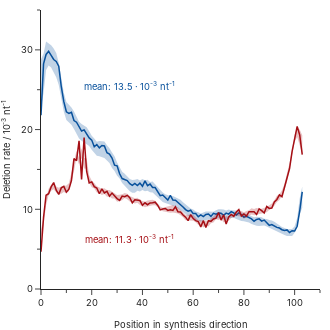

Notebook code for this chart:
### Code cell
def hex_to_rgb(hex_color: str) -> tuple:
    hex_color = hex_color.lstrip("#")
    return int(hex_color[0:2], 16), int(hex_color[2:4], 16), int(hex_color[4:6], 16)



plot_data = data.data[f"deletions_by_refposition"].copy()

plot_data['position_read'] = plot_data['position']

for exp in plot_data.exp.unique():
    plot_data.loc[(plot_data['exp'] == exp) & (plot_data['read'] == "1"), 'position'] = plot_data.loc[(plot_data['exp'] == exp) & (plot_data['read'] == "1"), 'position'].max() - plot_data.loc[(plot_data['exp'] == exp) & (plot_data['read'] == "1"), 'position']




colors = ["#08519c", "#a50f15"]

fig = pg.Figure()
fig.update_layout(
    xaxis=dict(
        anchor='y',
        title_text='Position in synthesis direction', 
        dtick=20, 
        range=[0, 110],
        minor_ticks="outside", 
        minor_dtick=10,
        tickfont_size=28/3, 
    ),
    yaxis = dict(
        anchor='x',
        title_text='Deletion rate / 10<sup>-3</sup> nt<sup>-1</sup>',
        range=[0, 35],
        dtick=10, 
        minor_ticks="outside", 
        minor_dtick=5,
        tickfont_size=28/3, 
    ),
)




for i, group in enumerate(plot_data.group.unique()):
    idata = plot_data.loc[(plot_data['group'] == group)]

    maxdata = idata.groupby('position').agg({'rate': 'max'}).reset_index()
    fig.add_trace(
        pg.Scatter(
            x=maxdata['position'],
            y=1000*maxdata.rolling(3, min_periods=1, on="position", center=True)['rate'].mean(),
            line_width=0,
        )
    )
    mindata = idata.groupby('position').agg({'rate': 'min'}).reset_index()
    fig.add_trace(
        pg.Scatter(
            x=mindata['position'],
            y=1000*mindata.rolling(3, min_periods=1, on="position", center=True)['rate'].mean(),
            fill='tonexty',
            line_width=0,
            fillcolor=f"rgba{(*hex_to_rgb(colors[i]), 0.25)}"
        )
    )

    idata = plot_data.loc[(plot_data['group'] == group)]
    meandata = idata.groupby('position').agg({'rate': 'median'}).reset_index()

    fig.add_trace(
        pg.Scatter(
            x=meandata['position'],
            y=1000*meandata['rate'],
            line_color=colors[i],
            line_width=1.5,
        )

    )


mean = plot_data.loc[plot_data.group == "exp"].copy().groupby('position')['rate'].mean().mean()*1000
fig.add_annotation(
    x=35,
    y=mean+12,
    text=f"mean: {mean:.1f} · 10<sup>-3</sup> nt<sup>-1</sup>",
    showarrow=False,
    font_color=colors[0],
    font_family="Inter", 
    font_size=28/3,
)

mean = plot_data.loc[plot_data.group == "sim"].copy().groupby('position')['rate'].mean().mean()*1000
fig.add_annotation(
    x=35,
    y=mean-5,
    text=f"mean: {mean:.1f} · 10<sup>-3</sup> nt<sup>-1</sup>",
    showarrow=False,
    font_color=colors[1],
    font_family="Inter", 
    font_size=28/3,
)

fig.update_traces(
    marker=dict(), 
    selector=dict(mode='markers'),
)

fig.update_layout(
    template="simple_white", 
    height=330, 
    width=330, 
    showlegend=False, 
    margin=dict(l=0, r=10, t=10, b=0),
    font_family="Inter",
    legend_font_size=28/3,
)
fig.update_xaxes(
    title_font_family="Inter", 
    title_font_size=28/3, 
)
fig.update_yaxes(
    title_font_family="Inter", 
    title_font_size=28/3, 
)
fig.show()
fig.write_image("error_rates.svg")

### Figure 1 — Plotly figure (JSON) as saved in the notebook; plotly's stock layout.template omitted (floating-point values rounded to 4 significant figures)
{"data": [{"line": {"width": 0}, "type": "scatter", "x": [0, 1, 2, 3, 4, 5, 6, 7, 8, 9, 10, 11, 12, 13, 14, 15, 16, 17, 18, 19, 20, 21, 22, 23, 24, 25, 26, 27, 28, 29, 30, 31, 32, 33, 34, 35, 36, 37, 38, 39, 40, 41, 42, 43, 44, 45, 46, 47, 48, 49, 50, 51, 52, 53, 54, 55, 56, 57, 58, 59, 60, 61, 62, 63, 64, 65, 66, 67, 68, 69, 70, 71, 72, 73, 74, 75, 76, 77, 78, 79, 80, 81, 82, 83, 84, 85, 86, 87, 88, 89, 90, 91, 92, 93, 94, 95, 96, 97, 98, 99, 100, 101, 102, 103], "y": [28.81, 29.52, 31.05, 30.84, 30.58, 30.17, 29.6, 28.35, 26.47, 24.59, 23.47, 23.17, 22.76, 22.25, 21.54, 20.99, 20.71, 20.53, 20.29, 19.8, 19.24, 18.88, 18.49, 18.55, 18.53, 18.51, 18.02, 17.65, 17.13, 16.67, 15.86, 15.2, 14.72, 14.47, 14.17, 13.79, 13.68, 13.69, 13.81, 13.62, 13.79, 13.65, 13.72, 13.42, 13.47, 13.15, 12.79, 12.36, 12.1, 11.89, 11.78, 11.67, 11.67, 11.5, 11.4, 11.19, 10.89, 10.59, 10.33, 10.09, 9.966, 9.729, 9.614, 9.466, 9.585, 9.719, 9.713, 9.686, 9.675, 9.879, 10.02, 9.99, 9.979, 9.855, 9.974, 9.872, 9.893, 9.841, 9.778, 9.651, 9.475, 9.456, 9.316, 9.187, 9.009, 9.06, 8.988, 9.007, 8.816, 8.797, 8.667, 8.599, 8.428, 8.25, 8.007, 7.763, 7.605, 7.534, 7.542, 7.522, 7.871, 8.911, 11.39, 12.84]}, {"fill": "tonexty", "fillcolor": "rgba(8, 81, 156, 0.25)", "line": {"width": 0}, "type": "scatter", "x": [0, 1, 2, 3, 4, 5, 6, 7, 8, 9, 10, 11, 12, 13, 14, 15, 16, 17, 18, 19, 20, 21, 22, 23, 24, 25, 26, 27, 28, 29, 30, 31, 32, 33, 34, 35, 36, 37, 38, 39, 40, 41, 42, 43, 44, 45, 46, 47, 48, 49, 50, 51, 52, 53, 54, 55, 56, 57, 58, 59, 60, 61, 62, 63, 64, 65, 66, 67, 68, 69, 70, 71, 72, 73, 74, 75, 76, 77, 78, 79, 80, 81, 82, 83, 84, 85, 86, 87, 88, 89, 90, 91, 92, 93, 94, 95, 96, 97, 98, 99, 100, 101, 102, 103], "y": [22.92, 24.54, 27.49, 28.05, 27.77, 27.1, 26.55, 25.59, 24.01, 22.24, 21.21, 20.94, 20.61, 20.08, 19.41, 18.88, 18.61, 18.35, 18.2, 17.93, 17.46, 17.15, 16.71, 16.64, 16.55, 16.44, 16.13, 15.79, 15.18, 14.81, 14.22, 13.86, 13.3, 12.91, 12.57, 12.25, 12.09, 12.08, 12.33, 12.23, 12.43, 12.27, 12.34, 12.15, 12.1, 11.8, 11.4, 11.1, 10.91, 10.8, 10.67, 10.57, 10.5, 10.34, 10.13, 9.929, 9.67, 9.399, 9.217, 8.956, 8.905, 8.613, 8.597, 8.45, 8.573, 8.644, 8.723, 8.691, 8.684, 8.827, 8.918, 8.805, 8.779, 8.67, 8.908, 8.901, 8.954, 8.797, 8.634, 8.521, 8.49, 8.411, 8.346, 8.141, 8.025, 7.927, 7.91, 7.974, 7.976, 7.837, 7.68, 7.479, 7.369, 7.266, 7.063, 6.927, 6.779, 6.66, 6.677, 6.649, 7.072, 7.889, 9.341, 10.2]}, {"line": {"color": "#08519c", "width": 1.5}, "type": "scatter", "x": [0, 1, 2, 3, 4, 5, 6, 7, 8, 9, 10, 11, 12, 13, 14, 15, 16, 17, 18, 19, 20, 21, 22, 23, 24, 25, 26, 27, 28, 29, 30, 31, 32, 33, 34, 35, 36, 37, 38, 39, 40, 41, 42, 43, 44, 45, 46, 47, 48, 49, 50, 51, 52, 53, 54, 55, 56, 57, 58, 59, 60, 61, 62, 63, 64, 65, 66, 67, 68, 69, 70, 71, 72, 73, 74, 75, 76, 77, 78, 79, 80, 81, 82, 83, 84, 85, 86, 87, 88, 89, 90, 91, 92, 93, 94, 95, 96, 97, 98, 99, 100, 101, 102, 103], "y": [21.79, 28.24, 29.42, 29.81, 29.32, 28.79, 28.54, 27.95, 25.37, 23.5, 22.23, 22.03, 22.18, 21.13, 20.92, 20.32, 19.82, 19.96, 19.43, 18.95, 18.68, 17.85, 18.13, 17.7, 18.0, 17.94, 17.09, 16.93, 16.43, 15.54, 15.45, 14.46, 13.85, 13.76, 13.6, 13.21, 13.0, 13.25, 12.99, 13.28, 12.89, 13.57, 12.96, 13.16, 12.73, 12.73, 12.19, 11.7, 11.79, 11.43, 11.16, 11.74, 11.16, 11.14, 10.89, 10.58, 10.28, 9.96, 9.753, 9.881, 9.46, 9.466, 9.078, 9.293, 9.075, 9.347, 9.414, 9.111, 9.496, 9.396, 9.53, 9.497, 9.239, 9.522, 9.395, 9.706, 9.553, 9.272, 9.536, 9.315, 9.014, 9.116, 8.98, 8.789, 8.504, 8.73, 8.801, 8.515, 8.65, 8.365, 7.979, 8.091, 7.903, 7.734, 7.646, 7.435, 7.338, 7.413, 7.09, 7.31, 7.273, 7.873, 9.788, 12.2]}, {"line": {"width": 0}, "type": "scatter", "x": [0, 1, 2, 3, 4, 5, 6, 7, 8, 9, 10, 11, 12, 13, 14, 15, 16, 17, 18, 19, 20, 21, 22, 23, 24, 25, 26, 27, 28, 29, 30, 31, 32, 33, 34, 35, 36, 37, 38, 39, 40, 41, 42, 43, 44, 45, 46, 47, 48, 49, 50, 51, 52, 53, 54, 55, 56, 57, 58, 59, 60, 61, 62, 63, 64, 65, 66, 67, 68, 69, 70, 71, 72, 73, 74, 75, 76, 77, 78, 79, 80, 81, 82, 83, 84, 85, 86, 87, 88, 89, 90, 91, 92, 93, 94, 95, 96, 97, 98, 99, 100, 101, 102, 103], "y": [7.459, 8.97, 11.35, 12.57, 13.08, 13.2, 12.87, 12.7, 12.84, 12.9, 12.97, 13.28, 14.66, 15.76, 17.35, 16.48, 17.65, 16.42, 16.36, 14.25, 13.6, 13.3, 12.9, 12.73, 12.59, 12.63, 12.42, 12.4, 12.19, 12.08, 11.79, 11.83, 11.88, 12.04, 11.93, 11.66, 11.47, 11.39, 11.44, 11.18, 11.04, 10.94, 11.09, 11.1, 11.21, 11.07, 10.68, 10.35, 10.2, 10.28, 10.37, 10.4, 10.53, 10.37, 10.26, 9.937, 9.657, 9.311, 9.32, 9.342, 9.326, 8.954, 8.66, 8.643, 8.466, 8.585, 8.541, 8.898, 9.108, 9.451, 9.359, 9.512, 9.016, 9.171, 9.066, 9.359, 9.527, 9.721, 9.862, 9.798, 9.627, 9.773, 9.893, 10.14, 10.05, 10.15, 10.06, 10.08, 10.18, 10.29, 10.5, 10.72, 11.15, 11.7, 11.9, 12.38, 13.16, 14.34, 15.83, 17.38, 19.39, 20.2, 20.01, 19.3]}, {"fill": "tonexty", "fillcolor": "rgba(165, 15, 21, 0.25)", "line": {"width": 0}, "type": "scatter", "x": [0, 1, 2, 3, 4, 5, 6, 7, 8, 9, 10, 11, 12, 13, 14, 15, 16, 17, 18, 19, 20, 21, 22, 23, 24, 25, 26, 27, 28, 29, 30, 31, 32, 33, 34, 35, 36, 37, 38, 39, 40, 41, 42, 43, 44, 45, 46, 47, 48, 49, 50, 51, 52, 53, 54, 55, 56, 57, 58, 59, 60, 61, 62, 63, 64, 65, 66, 67, 68, 69, 70, 71, 72, 73, 74, 75, 76, 77, 78, 79, 80, 81, 82, 83, 84, 85, 86, 87, 88, 89, 90, 91, 92, 93, 94, 95, 96, 97, 98, 99, 100, 101, 102, 103], "y": [6.327, 7.996, 10.5, 11.77, 12.33, 12.52, 12.1, 11.87, 11.94, 12.18, 12.04, 12.25, 13.5, 14.78, 16.47, 15.6, 16.43, 15.12, 15.06, 13.32, 12.78, 12.62, 12.11, 12.03, 11.79, 11.9, 11.56, 11.62, 11.37, 11.34, 10.94, 11.07, 11.15, 11.41, 11.27, 10.98, 10.83, 10.74, 10.81, 10.55, 10.41, 10.26, 10.35, 10.42, 10.51, 10.49, 10.21, 9.947, 9.756, 9.699, 9.611, 9.566, 9.596, 9.559, 9.483, 9.244, 9.002, 8.631, 8.611, 8.563, 8.563, 8.367, 8.058, 8.056, 7.725, 7.962, 7.84, 8.264, 8.331, 8.744, 8.669, 8.811, 8.347, 8.459, 8.549, 8.909, 9.053, 9.202, 9.133, 9.089, 8.815, 9.048, 9.196, 9.334, 9.263, 9.3, 9.397, 9.406, 9.577, 9.642, 9.927, 10.08, 10.45, 10.9, 11.17, 11.68, 12.4, 13.53, 15.06, 16.71, 18.51, 19.07, 18.03, 17.0]}, {"line": {"color": "#a50f15", "width": 1.5}, "type": "scatter", "x": [0, 1, 2, 3, 4, 5, 6, 7, 8, 9, 10, 11, 12, 13, 14, 15, 16, 17, 18, 19, 20, 21, 22, 23, 24, 25, 26, 27, 28, 29, 30, 31, 32, 33, 34, 35, 36, 37, 38, 39, 40, 41, 42, 43, 44, 45, 46, 47, 48, 49, 50, 51, 52, 53, 54, 55, 56, 57, 58, 59, 60, 61, 62, 63, 64, 65, 66, 67, 68, 69, 70, 71, 72, 73, 74, 75, 76, 77, 78, 79, 80, 81, 82, 83, 84, 85, 86, 87, 88, 89, 90, 91, 92, 93, 94, 95, 96, 97, 98, 99, 100, 101, 102, 103], "y": [4.683, 8.991, 11.76, 11.96, 12.8, 13.35, 12.39, 11.87, 12.68, 12.87, 12.14, 12.52, 13.61, 16.36, 16.11, 18.59, 13.75, 19.01, 14.74, 13.31, 13.44, 12.83, 12.67, 11.95, 12.57, 12.04, 12.25, 11.65, 12.03, 11.62, 11.34, 11.1, 11.67, 11.58, 11.75, 11.45, 10.8, 11.19, 11.11, 11.1, 10.5, 10.81, 10.57, 10.79, 10.83, 10.89, 10.51, 9.923, 10.04, 10.1, 9.858, 9.938, 9.86, 10.31, 9.677, 9.663, 9.286, 9.01, 8.576, 9.327, 8.839, 8.578, 8.451, 7.794, 8.589, 7.732, 8.561, 8.487, 8.79, 8.892, 9.591, 8.64, 9.312, 8.152, 9.038, 9.35, 9.109, 9.65, 9.971, 9.144, 9.407, 9.15, 9.702, 9.671, 9.679, 9.351, 10.06, 9.829, 9.527, 10.35, 10.1, 10.15, 10.91, 11.23, 11.82, 11.59, 12.81, 13.91, 15.12, 17.27, 18.81, 20.4, 19.32, 16.87]}], "layout": {"annotations": [{"font": {"color": "#08519c", "family": "Inter", "size": 9.333}, "showarrow": false, "text": "mean: 13.5 · 10<sup>-3</sup> nt<sup>-1</sup>", "x": 35, "y": 25.49}, {"font": {"color": "#a50f15", "family": "Inter", "size": 9.333}, "showarrow": false, "text": "mean: 11.3 · 10<sup>-3</sup> nt<sup>-1</sup>", "x": 35, "y": 6.285}], "font": {"family": "Inter"}, "height": 330, "legend": {"font": {"size": 9.333}}, "margin": {"b": 0, "l": 0, "r": 10, "t": 10}, "showlegend": false, "width": 330, "xaxis": {"anchor": "y", "dtick": 20, "minor": {"dtick": 10, "ticks": "outside"}, "range": [0, 110], "tickfont": {"size": 9.333}, "title": {"font": {"family": "Inter", "size": 9.333}, "text": "Position in synthesis direction"}}, "yaxis": {"anchor": "x", "dtick": 10, "minor": {"dtick": 5, "ticks": "outside"}, "range": [0, 35], "tickfont": {"size": 9.333}, "title": {"font": {"family": "Inter", "size": 9.333}, "text": "Deletion rate / 10<sup>-3</sup> nt<sup>-1</sup>"}}}}
